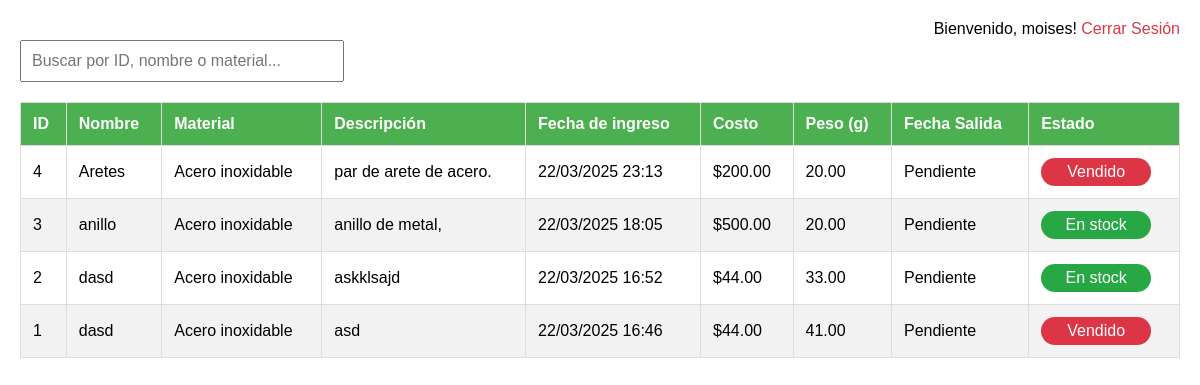
The app's page /buscar_articulos.php (signed in), older data.
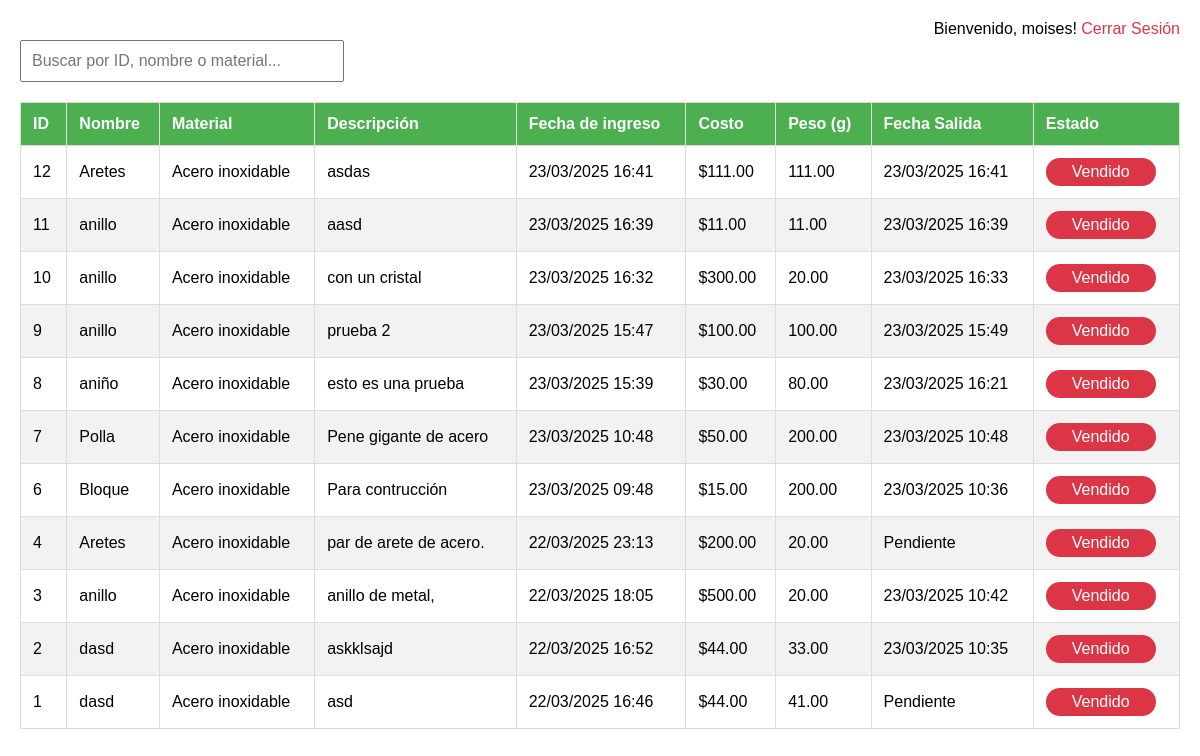
The same page, newer data.
### tables this page shows
CREATE TABLE `articulos` (
  `id` int(11) NOT NULL,
  `id_material` int(11) NOT NULL,
  `nombre_articulo` varchar(255) NOT NULL,
  `descripcion` text DEFAULT NULL,
  `costo_compra` decimal(10,2) NOT NULL,
  `fecha_ingreso` datetime DEFAULT current_timestamp(),
  `peso_articulo` decimal(10,2) NOT NULL,
  `activo` tinyint(1) DEFAULT 1,
  `fecha_salida` datetime DEFAULT NULL
);

CREATE TABLE `materiales` (
  `id` int(11) NOT NULL,
  `nombre_material` varchar(255) NOT NULL,
  `peso_total` decimal(10,2) DEFAULT 0.00,
  `minimo_g` decimal(10,2) NOT NULL,
  `maximo_g` decimal(10,2) NOT NULL
);

### buscar_articulos.php (the view, shortened to what this page needs)
<?php
include 'conexion_db.php';
try {
    $search = isset($_POST['search']) ? "%{$_POST['search']}%" : '%';
    $sql = "SELECT a.*, m.nombre_material, a.activo
    FROM Articulos a
    INNER JOIN Materiales m ON a.id_material = m.id
    WHERE a.nombre_articulo LIKE :search
    OR a.id LIKE :search
    ORDER BY a.id DESC";
    $stmt = $conn->prepare($sql);
    $stmt->bindParam(':search', $search);
    $stmt->execute();
    $articulos = $stmt->fetchAll(PDO::FETCH_ASSOC);
} catch(PDOException $e) {
    die("Error: " . $e->getMessage());
}
?>
<!DOCTYPE html>
<html lang="es">
<head>
</head>
<body>
    <div class="user-info">
        Bienvenido, <?= htmlspecialchars($_SESSION['username']) ?>!
        <a href="logout.php" class="logout">Cerrar Sesión</a>
    </div>
    <div class="search-container">
        <input type="text" id="searchInput" placeholder="Buscar por ID, nombre o material...">
    </div>
    <div id="results">
        <table>
                    <thead>
                <tr>
                    <th>ID</th>
                    <th>Nombre</th>
                    <th>Material</th>
                    <th>Descripción</th>
                    <th>Fecha de ingreso</th>
                    <th>Costo</th>
                    <th>Peso (g)</th>
                    <th>Fecha Salida</th>
                    <th>Estado</th>
                </tr>
            </thead>
    <tbody id="tableBody">
        <?php foreach ($articulos as $articulo): ?>
        <tr>
            <td><?= htmlspecialchars($articulo['id']) ?></td>
            <td><?= htmlspecialchars($articulo['nombre_articulo']) ?></td>
            <td><?= htmlspecialchars($articulo['nombre_material']) ?></td>
            <td><?= htmlspecialchars($articulo['descripcion']) ?></td>
            <td><?= date('d/m/Y H:i', strtotime($articulo['fecha_ingreso'])) ?></td>
            <td>$<?= number_format($articulo['costo_compra'], 2) ?></td>
            <td><?= number_format($articulo['peso_articulo'], 2) ?></td>
            <td><?= $articulo['fecha_salida'] ? date('d/m/Y H:i', strtotime($articulo['fecha_salida'])) : 'Pendiente' ?></td>
            <td>
                <a href="detalle_articulo.php?id=<?= $articulo['id'] ?>"
                class="btn-estado <?= $articulo['activo'] ? 'en-stock' : 'vendido' ?>">
                    <?= $articulo['activo'] ? 'En stock' : 'Vendido' ?>
                </a>
            </td>
        </tr>
        <?php endforeach; ?>
    </tbody>
        </table>
    </div>
</body>
</html>

### buscar_articulos.php (style rules this page uses)
body { font-family: Arial, sans-serif; max-width: 1200px; margin: 20px auto; padding: 20px; }
.search-container { margin-bottom: 20px; }
#searchInput { width: 300px; padding: 10px; font-size: 16px; }
table { width: 100%; border-collapse: collapse; margin-top: 20px; }
th, td { border: 1px solid #ddd; padding: 12px; text-align: left; }
th { background-color: #4CAF50; color: white; }
tr:nth-child(even) { background-color: #f2f2f2; }
.user-info { position: absolute; top: 20px; right: 20px; }
.logout { color: #dc3545; text-decoration: none; }
.btn-estado { padding: 5px 15px; border-radius: 15px; text-decoration: none; color: white; display: inline-block; text-align: center; min-width: 80px; }
.vendido { background-color: #dc3545; }
.en-stock { background-color: #28a745; }

Row changes from the older to the newer data that the page shows:
added articulos: id "12", nombre_articulo "Aretes", id_material.nombre_material "Acero inoxidable", descripcion "asdas", fecha_ingreso "23/03/2025 16:41", costo_compra "111.00", peso_articulo "111.00", fecha_salida "23/03/2025 16:41", activo "Vendido"
added articulos: id "11", nombre_articulo "anillo", id_material.nombre_material "Acero inoxidable", descripcion "aasd", fecha_ingreso "23/03/2025 16:39", costo_compra "11.00", peso_articulo "11.00", fecha_salida "23/03/2025 16:39", activo "Vendido"
added articulos: id "10", nombre_articulo "anillo", id_material.nombre_material "Acero inoxidable", descripcion "con un cristal", fecha_ingreso "23/03/2025 16:32", costo_compra "300.00", peso_articulo "20.00", fecha_salida "23/03/2025 16:33", activo "Vendido"
added articulos: id "9", nombre_articulo "anillo", id_material.nombre_material "Acero inoxidable", descripcion "prueba 2", fecha_ingreso "23/03/2025 15:47", costo_compra "100.00", peso_articulo "100.00", fecha_salida "23/03/2025 15:49", activo "Vendido"
added articulos: id "8", nombre_articulo "aniño", id_material.nombre_material "Acero inoxidable", descripcion "esto es una prueba", fecha_ingreso "23/03/2025 15:39", costo_compra "30.00", peso_articulo "80.00", fecha_salida "23/03/2025 16:21", activo "Vendido"
added articulos: id "7", nombre_articulo "Polla", id_material.nombre_material "Acero inoxidable", descripcion "Pene gigante de acero", fecha_ingreso "23/03/2025 10:48", costo_compra "50.00", peso_articulo "200.00", fecha_salida "23/03/2025 10:48", activo "Vendido"
added articulos: id "6", nombre_articulo "Bloque", id_material.nombre_material "Acero inoxidable", descripcion "Para contrucción", fecha_ingreso "23/03/2025 09:48", costo_compra "15.00", peso_articulo "200.00", fecha_salida "23/03/2025 10:36", activo "Vendido"
changed articulos "anillo de metal,": fecha_salida (not shown) → "23/03/2025 10:42"; activo "En stock" → "Vendido"; no longer shows "Pendiente"
changed articulos "askklsajd": fecha_salida (not shown) → "23/03/2025 10:35"; activo "En stock" → "Vendido"; no longer shows "Pendiente"
